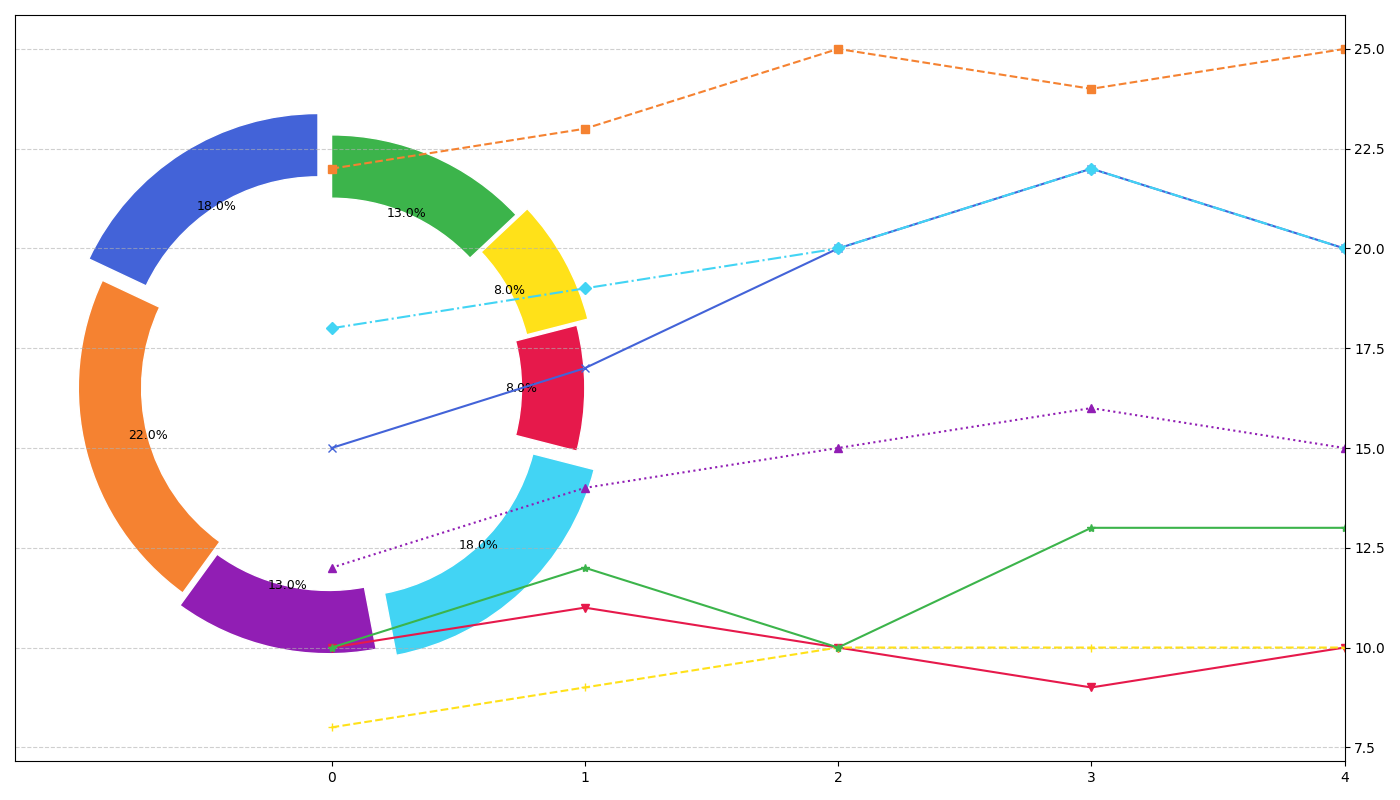

The script that drew this image:
import matplotlib.pyplot as plt
import numpy as np

genres = ['Science Fiction', 'Romance', 'Mystery', 'Fantasy', 'Non-Fiction', 'Historical', 'Biography']
distribution = [18, 22, 13, 18, 8, 8, 13]

trend_data = {
    'Science Fiction': [15, 17, 20, 22, 20],
    'Romance': [22, 23, 25, 24, 25],
    'Mystery': [12, 14, 15, 16, 15],
    'Fantasy': [18, 19, 20, 22, 20],
    'Non-Fiction': [10, 11, 10, 9, 10],
    'Historical': [8, 9, 10, 10, 10],
    'Biography': [10, 12, 10, 13, 13]
}

# New set of shuffled colors for the pie chart
new_colors = ['#4363d8', '#f58231', '#911eb4', '#42d4f4', '#e6194b', '#ffe119', '#3cb44b']

fig, ax = plt.subplots(figsize=(14, 8), subplot_kw=dict(aspect="equal"))

# Modified wedgeprops and explode for stylistic change
wedges, _, autotexts = ax.pie(
    distribution, colors=new_colors,
    autopct='%1.1f%%', startangle=90, pctdistance=0.75, # Changed angles and pctdistance
    wedgeprops=dict(width=0.25, edgecolor='w'), shadow=False, explode=(0.1, 0, 0.05, 0.1, 0, 0.05, 0)
)

for autotext in autotexts:
    autotext.set_color('black')
    autotext.set_fontsize(9)

ax2 = ax.twinx()

x = np.arange(len(trend_data['Science Fiction']))

# Randomly changed marker types and line styles
markers = ['x', 's', '^', 'D', 'v', '+', '*']
linestyles = ['-', '--', ':', '-.', '-', '--', '-']

for i, genre in enumerate(genres):
    ax2.plot(x, trend_data[genre], marker=markers[i], linestyle=linestyles[i], color=new_colors[i])

ax2.set_xticks(x)
ax2.grid(True, linestyle='--', alpha=0.6) # Added grid lines

plt.tight_layout()
plt.show()
